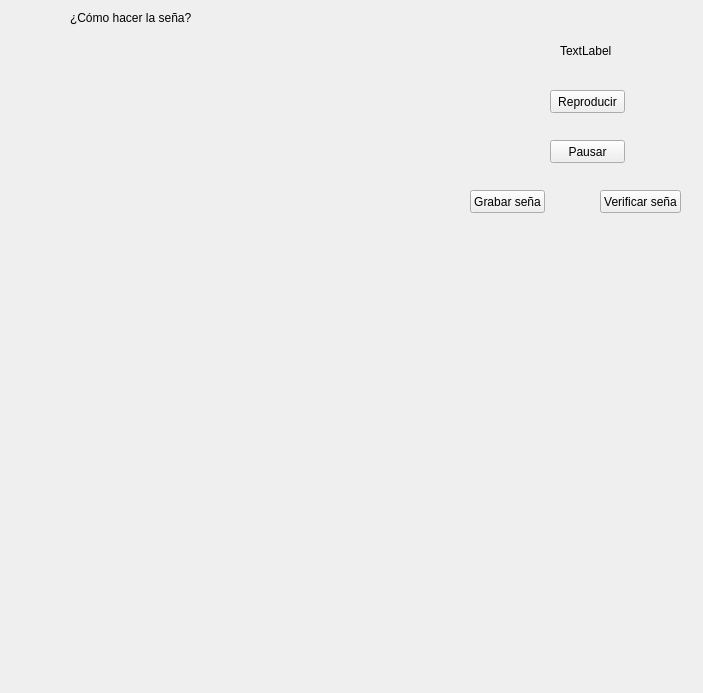
<?xml version="1.0" encoding="UTF-8"?>
<ui version="4.0">
 <class>IG5_Sena</class>
 <widget class="QWidget" name="IG5_Sena">
  <property name="geometry">
   <rect>
    <x>0</x>
    <y>0</y>
    <width>703</width>
    <height>693</height>
   </rect>
  </property>
  <property name="windowTitle">
   <string>Form</string>
  </property>
  <widget class="QLabel" name="nombreSena">
   <property name="geometry">
    <rect>
     <x>560</x>
     <y>40</y>
     <width>71</width>
     <height>21</height>
    </rect>
   </property>
   <property name="text">
    <string>TextLabel</string>
   </property>
  </widget>
  <widget class="QWidget" name="widgetVideoTutorial" native="true">
   <property name="geometry">
    <rect>
     <x>30</x>
     <y>30</y>
     <width>352</width>
     <height>640</height>
    </rect>
   </property>
  </widget>
  <widget class="QPushButton" name="botonReproducir">
   <property name="geometry">
    <rect>
     <x>550</x>
     <y>90</y>
     <width>75</width>
     <height>23</height>
    </rect>
   </property>
   <property name="text">
    <string>Reproducir</string>
   </property>
  </widget>
  <widget class="QPushButton" name="botonPausar">
   <property name="geometry">
    <rect>
     <x>550</x>
     <y>140</y>
     <width>75</width>
     <height>23</height>
    </rect>
   </property>
   <property name="text">
    <string>Pausar</string>
   </property>
  </widget>
  <widget class="QPushButton" name="botonVerificar">
   <property name="geometry">
    <rect>
     <x>600</x>
     <y>190</y>
     <width>81</width>
     <height>23</height>
    </rect>
   </property>
   <property name="text">
    <string>Verificar seña</string>
   </property>
  </widget>
  <widget class="QLabel" name="labelResultado">
   <property name="geometry">
    <rect>
     <x>470</x>
     <y>250</y>
     <width>221</width>
     <height>131</height>
    </rect>
   </property>
   <property name="text">
    <string/>
   </property>
  </widget>
  <widget class="QPushButton" name="botonGrabar">
   <property name="geometry">
    <rect>
     <x>470</x>
     <y>190</y>
     <width>75</width>
     <height>23</height>
    </rect>
   </property>
   <property name="text">
    <string>Grabar seña</string>
   </property>
  </widget>
  <widget class="QLabel" name="labelTutorial">
   <property name="geometry">
    <rect>
     <x>70</x>
     <y>10</y>
     <width>121</width>
     <height>16</height>
    </rect>
   </property>
   <property name="text">
    <string>¿Cómo hacer la seña?</string>
   </property>
  </widget>
 </widget>
 <resources/>
 <connections/>
</ui>
